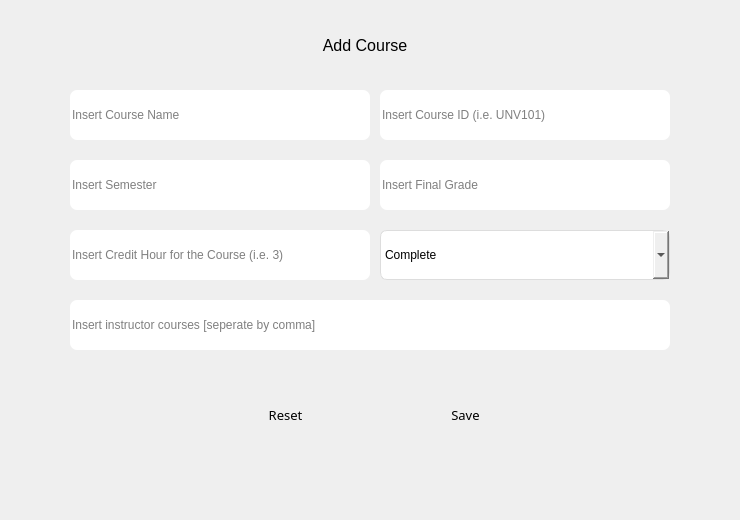
      <widget class="QWidget" name="AddCourse">
       <widget class="QGroupBox" name="addInstructorContainer">
        <property name="geometry">
         <rect>
          <x>0</x>
          <y>0</y>
          <width>731</width>
          <height>511</height>
         </rect>
        </property>
        <property name="styleSheet">
         <string notr="true">
border-radius: 7px;</string>
        </property>
        <property name="title">
         <string/>
        </property>
        <widget class="QPushButton" name="saveCourse">
         <property name="geometry">
          <rect>
           <x>390</x>
           <y>390</y>
           <width>151</width>
           <height>50</height>
          </rect>
         </property>
         <property name="font">
          <font>
           <family>Century Gothic</family>
           <pointsize>10</pointsize>
           <weight>50</weight>
           <italic>false</italic>
           <bold>false</bold>
          </font>
         </property>
         <property name="styleSheet">
          <string notr="true"/>
         </property>
         <property name="text">
          <string>Save</string>
         </property>
        </widget>
        <widget class="QComboBox" name="instructorGenderInput">
         <property name="geometry">
          <rect>
           <x>380</x>
           <y>230</y>
           <width>290</width>
           <height>50</height>
          </rect>
         </property>
         <property name="styleSheet">
          <string notr="true">border-radius: 7px;
border: 1px solid #ddd;</string>
         </property>
         <property name="currentText">
          <string>Complete</string>
         </property>
         <item>
          <property name="text">
           <string>Complete</string>
          </property>
         </item>
         <item>
          <property name="text">
           <string>Incomplete</string>
          </property>
         </item>
         <item>
          <property name="text">
           <string>Withdrawn</string>
          </property>
         </item>
        </widget>
        <widget class="QLineEdit" name="instructorEmailInput">
         <property name="geometry">
          <rect>
           <x>380</x>
           <y>160</y>
           <width>290</width>
           <height>50</height>
          </rect>
         </property>
         <property name="styleSheet">
          <string notr="true"/>
         </property>
         <property name="placeholderText">
          <string>Insert Final Grade</string>
         </property>
        </widget>
        <widget class="QLineEdit" name="instructorNameInput">
         <property name="geometry">
          <rect>
           <x>70</x>
           <y>90</y>
           <width>300</width>
           <height>50</height>
          </rect>
         </property>
         <property name="styleSheet">
          <string notr="true"/>
         </property>
         <property name="placeholderText">
          <string>Insert Course Name</string>
         </property>
        </widget>
        <widget class="QLineEdit" name="instructorCoursesInput">
         <property name="geometry">
          <rect>
           <x>70</x>
           <y>300</y>
           <width>600</width>
           <height>50</height>
          </rect>
         </property>
         <property name="styleSheet">
          <string notr="true"/>
         </property>
         <property name="placeholderText">
          <string>Insert instructor courses [seperate by comma]</string>
         </property>
        </widget>
        <widget class="QPushButton" name="resetInstructor">
         <property name="geometry">
          <rect>
           <x>210</x>
           <y>390</y>
           <width>151</width>
           <height>50</height>
          </rect>
         </property>
         <property name="font">
          <font>
           <family>Century Gothic</family>
           <pointsize>10</pointsize>
           <weight>50</weight>
           <italic>false</italic>
           <bold>false</bold>
          </font>
         </property>
         <property name="styleSheet">
          <string notr="true"/>
         </property>
         <property name="text">
          <string>Reset</string>
         </property>
        </widget>
        <widget class="QLineEdit" name="instructorAddressInput">
         <property name="geometry">
          <rect>
           <x>70</x>
           <y>230</y>
           <width>300</width>
           <height>50</height>
          </rect>
         </property>
         <property name="styleSheet">
          <string notr="true"/>
         </property>
         <property name="placeholderText">
          <string>Insert Credit Hour for the Course (i.e. 3)</string>
         </property>
        </widget>
        <widget class="QLineEdit" name="instructorLastnameInput">
         <property name="geometry">
          <rect>
           <x>380</x>
           <y>90</y>
           <width>290</width>
           <height>50</height>
          </rect>
         </property>
         <property name="styleSheet">
          <string notr="true"/>
         </property>
         <property name="placeholderText">
          <string>Insert Course ID (i.e. UNV101)</string>
         </property>
        </widget>
        <widget class="QLineEdit" name="instructorPhoneInput">
         <property name="geometry">
          <rect>
           <x>70</x>
           <y>160</y>
           <width>300</width>
           <height>50</height>
          </rect>
         </property>
         <property name="styleSheet">
          <string notr="true"/>
         </property>
         <property name="placeholderText">
          <string>Insert Semester</string>
         </property>
        </widget>
        <widget class="QLabel" name="addInstructorLabel">
         <property name="geometry">
          <rect>
           <x>240</x>
           <y>20</y>
           <width>250</width>
           <height>51</height>
          </rect>
         </property>
         <property name="styleSheet">
          <string notr="true">font-size:12pt

</string>
         </property>
         <property name="text">
          <string>Add Course</string>
         </property>
         <property name="alignment">
          <set>Qt::AlignCenter</set>
         </property>
        </widget>
       </widget>
      </widget>
